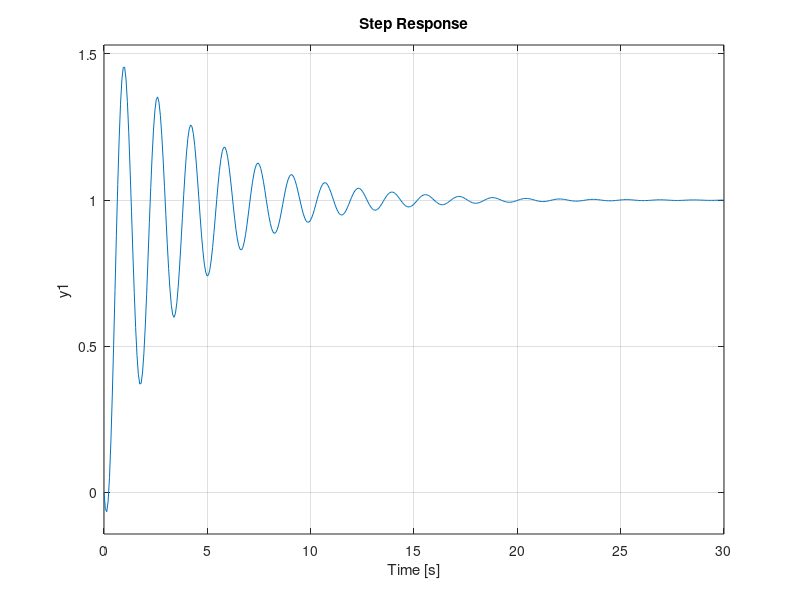
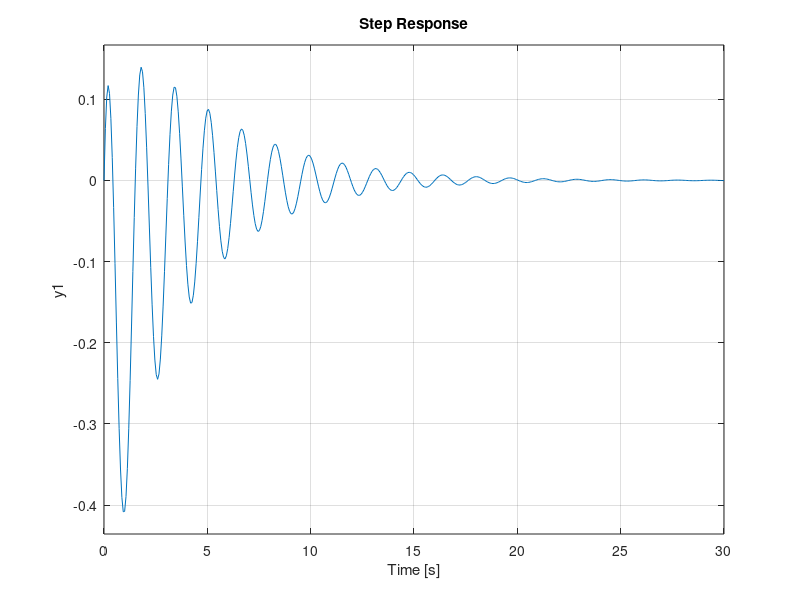
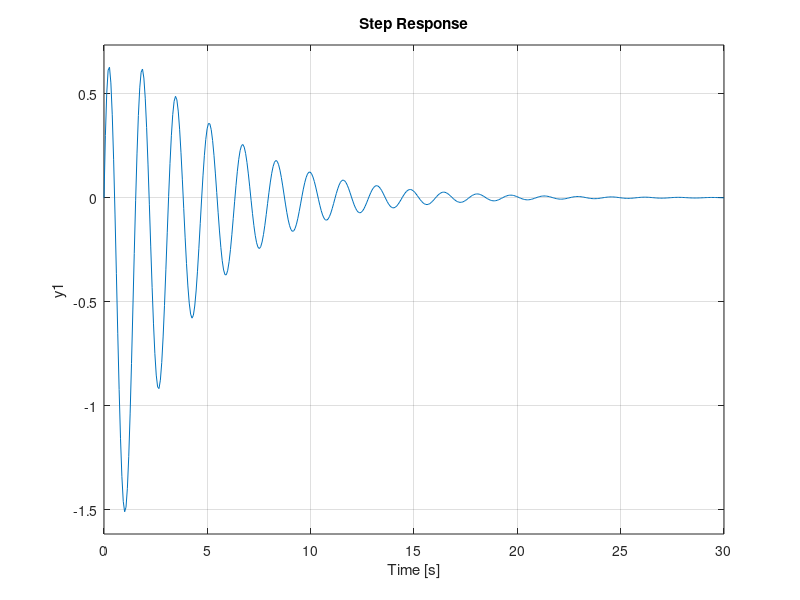
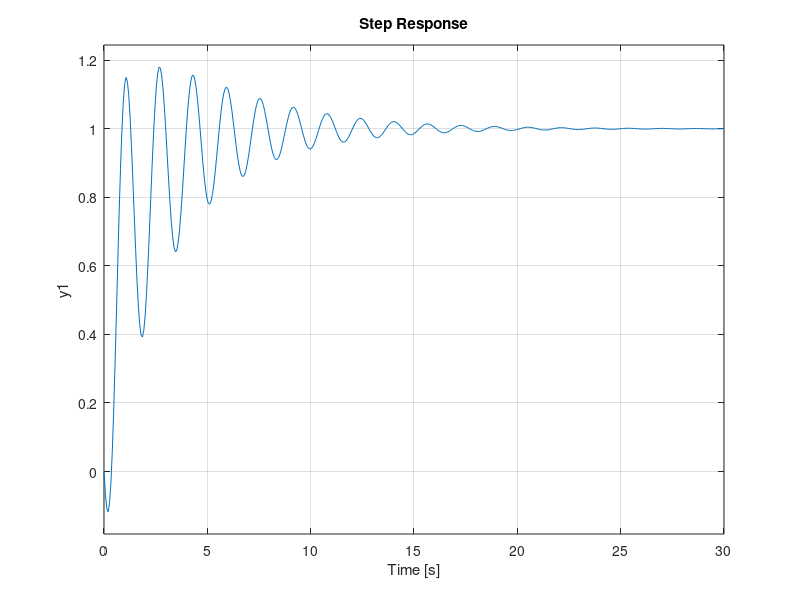

Recreate these plots in MATLAB, in order.
clear all;
clc;
s=tf('s')
G_actual=zpk([(s-1)/(s+2) 4/(s+2); 4.5/(s+2) 2*(s-1)/(s+2)])
G=zpk([(s+1)/(s+2) 4/(s+2); 4.5/(s+2) 2*(s+1)/(s+2)])
% sys=ss(A,B,C,[0 0;0 0])
% G=zpk(tf(sys))
G_inv=inv(G)
v11=G_actual(1,1)*G_inv(1,1)
v12=G_actual(1,2)*G_inv(2,1)
v21=G_actual(2,1)*G_inv(1,2)
v22=G_actual(2,2)*G_inv(2,2)


%--------------------------
% Inverse 0 based contrller (working but rhp zero of overall system is not reserved)
% C11=2*(s+2)/(s*(s+1));
% C22=1*(s+2)/(s*(s+1));
% G_inv0=[1/4 2/4;2.25/4 0.5/4];
% k=[C11 0; 0 C22]*G_inv0;

%----------------------------

%C11=1;
%C22=1;
%----------------------------

% Inverse based contrller on s=1(working but settling at higher value)
% G2= [0 4/3; 4.5/3 0]
% G2_inv=inv(G2)
% 
% GP=G_actual*G2_inv;
% C11=1/(s);
% C22=1/(s);
% k=[C11 0; 0 C22]*G2_inv;

%----------------------------


% Inverse based contrller on s=1(working but settling at higher value)
G2=[1/4 1/2; 4.5/4 1/2] % [0 4/3; 4.5/3 0]
G2_inv=inv(G2)

GP=G_actual*G2_inv;
C11=1*(s+2)/(s*(s+4));
C22=1*(s+2)/(s*(s+4));
k=[C11 0; 0 C22]*G2_inv;

%----------------------------

% Inverse based contrller on s=2(not working)

% G2= [1/4 1/2; 4.5/4 1/2]
% G2_inv=inv(G2)
% 
% GP=G_actual*G2_inv;
% C11=2/(s);
% C22=2/(s);
% k=[C11 0; 0 C22]*G2_inv;

G_GC=G_actual*k

M=inv([eye(2)]+G_GC)*G_GC;
figure(1)
step(M(1,1))
figure(2)
step(M(1,2))
figure(3)
step(M(2,1))
figure(4)
step(M(2,2))

figure(5)
step(M(1,1)+M(1,2))
figure(6)
step(M(1,2)+M(2,2))